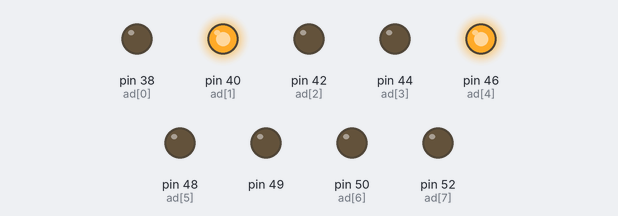
The sketch below on a simulated Arduino Mega 2560, built with avr-gcc and run on an emulated ATmega2560. Shown: output pins drawn as LEDs (lit = HIGH).

Above: at 0.2 s.
Timing chart, 0 to 1.7 s (numbered marks = the images above):
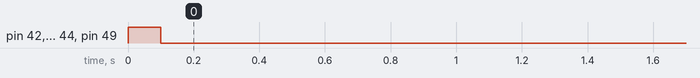

The sketch:

Dhanger_Lab2.ino
```cpp
#define PIN_INT 2
#define PIN_M_IO 51
void setup()
{
  // put your setup code here, to run once:

  //52 = AD7, 38 = AD0
  int ad[8] = {38, 40, 42, 44, 46, 48, 50, 52};
  //ALE pin
  pinMode(49, OUTPUT);
  for(int i = 0; i < 8; ++i){
    pinMode(ad[i], OUTPUT);
  }
  digitalWrite(49, HIGH);


  //binary 14 00001110
  digitalWrite(ad[7], LOW);
  digitalWrite(ad[6], LOW);
  digitalWrite(ad[5], LOW);
  digitalWrite(ad[4], LOW);
  digitalWrite(ad[3], HIGH);
  digitalWrite(ad[2], HIGH);
  digitalWrite(ad[1], HIGH);
  digitalWrite(ad[0], LOW);

  //address and data hold 14
  delay(100);

  //switch ALE back to low (0)
  digitalWrite(49, LOW);

  //binary 18 00010010
  digitalWrite(ad[7], LOW);
  digitalWrite(ad[6], LOW);
  digitalWrite(ad[5], LOW);
  digitalWrite(ad[4], HIGH);
  digitalWrite(ad[3], LOW);
  digitalWrite(ad[2], LOW);
  digitalWrite(ad[1], HIGH);
  digitalWrite(ad[0], LOW);

  //address holds 14
  //data hold 18
}

void loop() {
  // put your main code here, to run repeatedly:
}
```
